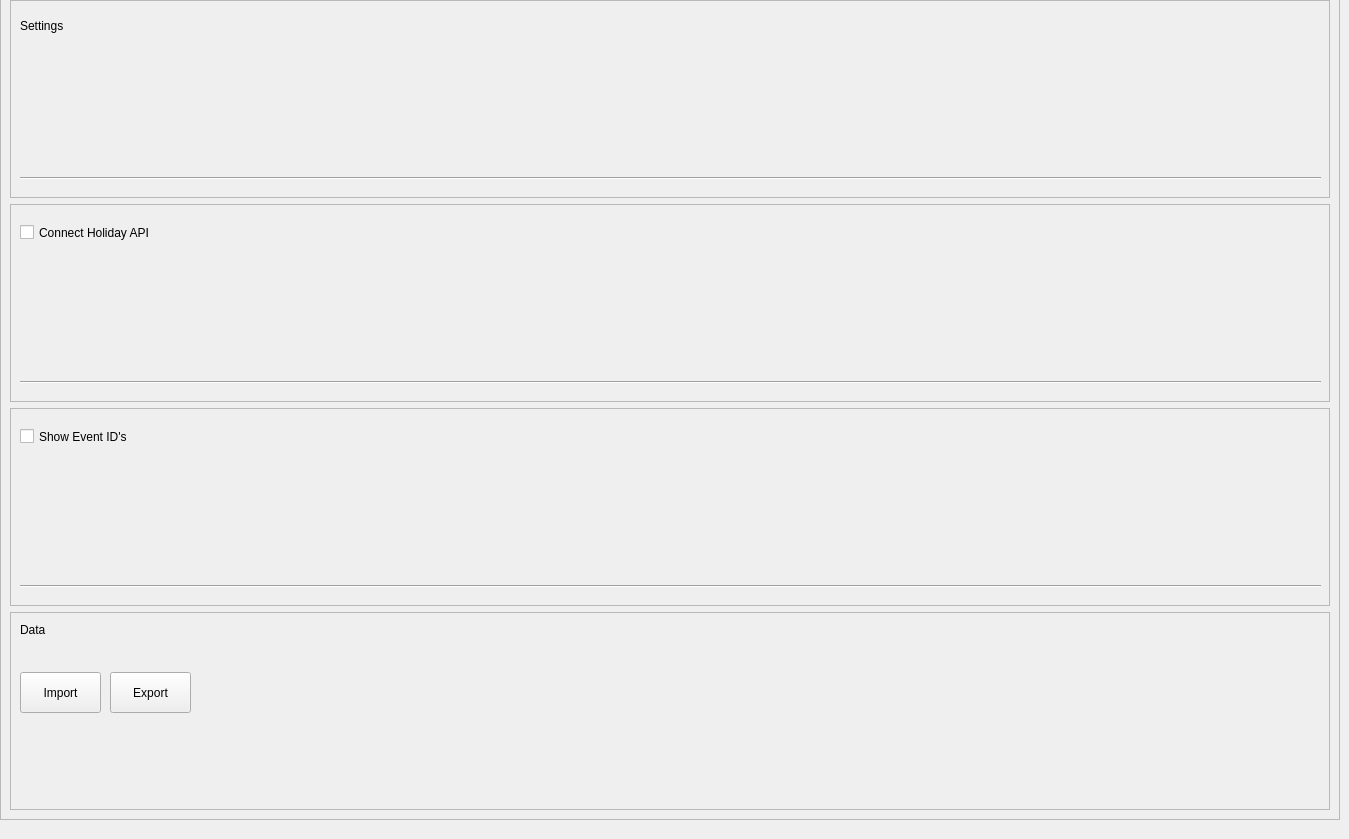
      <widget class="QWidget" name="pageViewSettings">
       <widget class="QFrame" name="frameSettings">
        <property name="geometry">
         <rect>
          <x>0</x>
          <y>-10</y>
          <width>1340</width>
          <height>830</height>
         </rect>
        </property>
        <property name="frameShape">
         <enum>QFrame::StyledPanel</enum>
        </property>
        <property name="frameShadow">
         <enum>QFrame::Raised</enum>
        </property>
        <layout class="QVBoxLayout" name="verticalLayout_3">
         <item>
          <widget class="QFrame" name="frameSettingsTitle">
           <property name="frameShape">
            <enum>QFrame::StyledPanel</enum>
           </property>
           <property name="frameShadow">
            <enum>QFrame::Raised</enum>
           </property>
           <widget class="QLabel" name="labelSettings">
            <property name="geometry">
             <rect>
              <x>10</x>
              <y>10</y>
              <width>81</width>
              <height>31</height>
             </rect>
            </property>
            <property name="text">
             <string>Settings</string>
            </property>
           </widget>
           <widget class="Line" name="lineSettingsTitle">
            <property name="geometry">
             <rect>
              <x>10</x>
              <y>170</y>
              <width>1301</width>
              <height>16</height>
             </rect>
            </property>
            <property name="orientation">
             <enum>Qt::Horizontal</enum>
            </property>
           </widget>
          </widget>
         </item>
         <item>
          <widget class="QFrame" name="frameSettingsOne">
           <property name="frameShape">
            <enum>QFrame::StyledPanel</enum>
           </property>
           <property name="frameShadow">
            <enum>QFrame::Raised</enum>
           </property>
           <widget class="QCheckBox" name="checkBoxHolidayAPI">
            <property name="geometry">
             <rect>
              <x>10</x>
              <y>20</y>
              <width>141</width>
              <height>17</height>
             </rect>
            </property>
            <property name="text">
             <string>Connect Holiday API</string>
            </property>
           </widget>
           <widget class="Line" name="lineSettingsOne">
            <property name="geometry">
             <rect>
              <x>10</x>
              <y>170</y>
              <width>1301</width>
              <height>16</height>
             </rect>
            </property>
            <property name="orientation">
             <enum>Qt::Horizontal</enum>
            </property>
           </widget>
          </widget>
         </item>
         <item>
          <widget class="QFrame" name="frameSettingsTwo">
           <property name="frameShape">
            <enum>QFrame::StyledPanel</enum>
           </property>
           <property name="frameShadow">
            <enum>QFrame::Raised</enum>
           </property>
           <widget class="QCheckBox" name="checkBoxSettingsEventID">
            <property name="geometry">
             <rect>
              <x>10</x>
              <y>20</y>
              <width>141</width>
              <height>17</height>
             </rect>
            </property>
            <property name="text">
             <string>Show Event ID's</string>
            </property>
           </widget>
           <widget class="Line" name="lineSettingsTwo">
            <property name="geometry">
             <rect>
              <x>10</x>
              <y>170</y>
              <width>1301</width>
              <height>16</height>
             </rect>
            </property>
            <property name="orientation">
             <enum>Qt::Horizontal</enum>
            </property>
           </widget>
          </widget>
         </item>
         <item>
          <widget class="QFrame" name="frameSettingsData">
           <property name="frameShape">
            <enum>QFrame::StyledPanel</enum>
           </property>
           <property name="frameShadow">
            <enum>QFrame::Raised</enum>
           </property>
           <widget class="QLabel" name="labelSettingsData">
            <property name="geometry">
             <rect>
              <x>10</x>
              <y>10</y>
              <width>91</width>
              <height>16</height>
             </rect>
            </property>
            <property name="text">
             <string>Data</string>
            </property>
           </widget>
           <widget class="QPushButton" name="buttonSettingsDataImport">
            <property name="geometry">
             <rect>
              <x>10</x>
              <y>60</y>
              <width>81</width>
              <height>41</height>
             </rect>
            </property>
            <property name="text">
             <string>Import</string>
            </property>
           </widget>
           <widget class="QPushButton" name="buttonSettingsDataExport">
            <property name="geometry">
             <rect>
              <x>100</x>
              <y>60</y>
              <width>81</width>
              <height>41</height>
             </rect>
            </property>
            <property name="text">
             <string>Export</string>
            </property>
           </widget>
          </widget>
         </item>
        </layout>
       </widget>
      </widget>
